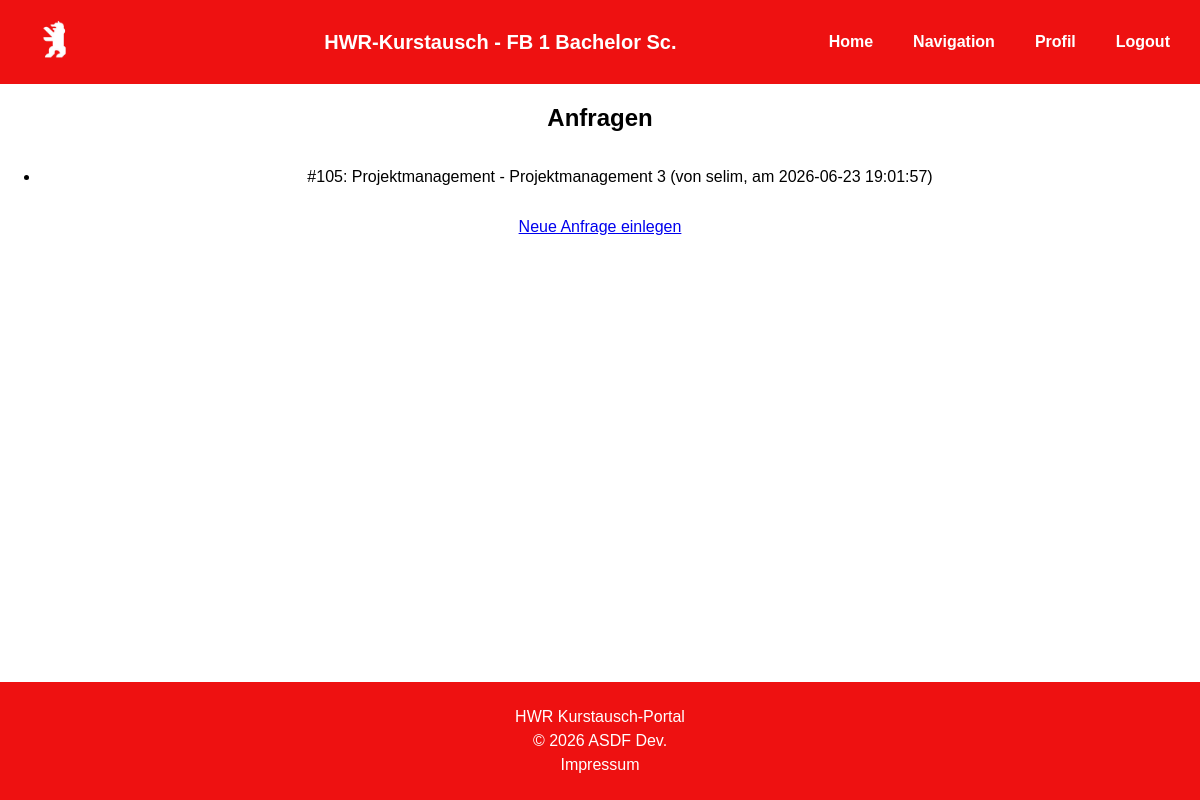
The app's page /anfragen with its own data.
### tables this page shows
CREATE TABLE anfrage (
        anfrage_id INTEGER NOT NULL PRIMARY KEY AUTOINCREMENT,
        kurs_id INTEGER NOT NULL,
        username TEXT NOT NULL,
        zeitpunkt DATETIME DEFAULT CURRENT_TIMESTAMP,
                   
        FOREIGN KEY (kurs_id) REFERENCES kursangebot(kurs_id),
        FOREIGN KEY (username) REFERENCES student(username)
    );

CREATE TABLE kursangebot (
        kurs_id INTEGER NOT NULL PRIMARY KEY AUTOINCREMENT,
        kursbezeichnung TEXT NOT NULL,
        modul_id TEXT NOT NULL,
        semester TEXT NOT NULL,
        dozent TEXT,
        zeiten TEXT,
        sprache TEXT,
                   
        FOREIGN KEY (modul_id) REFERENCES modul(modul_id)
    );

### kursabgabe.py (the view)
@kursabgabe.route("/anfragen")
def anfragen_liste():
    conn = sqlite3.connect(DB_PATH)
    cursor = conn.cursor()
    cursor.execute("""
        SELECT anfrage.anfrage_id, kursangebot.kursbezeichnung, anfrage.username, anfrage.zeitpunkt
        FROM anfrage
        JOIN kursangebot ON anfrage.kurs_id = kursangebot.kurs_id
        ORDER BY anfrage.zeitpunkt ASC
    """)
    anfragen = cursor.fetchall()
    conn.close()
    return render_template("anfrage_liste.html", anfragen=anfragen)

### templates/anfrage_liste.html (shortened to what this page needs)
{% extends "base.html" %}
{% block CONTENT %}
    <h1>Anfragen</h1>
    <ul>
      {% for anfrage in anfragen %}
        <li>#{{ anfrage[0] }}: {{ anfrage[1] }} (von {{ anfrage[2] }}, am {{ anfrage[3] }})</li>
      {% endfor %}
    </ul>
    <p><a href="{{ url_for('kursabgabe.anfrage_neu') }}">Neue Anfrage einlegen</a></p>
{% endblock %}

### static/style.css (style rules this page uses)
html, body { margin: 0; padding: 0; min-height: 100%; font-family: Bahnschrift, Arial, sans-serif; text-align: center; color:black }
body { min-height: 100vh; }
section.content > :not(header):not(footer) { flex-shrink: 0; }

### records on screen
anfrage: anfrage_id "105", kursbezeichnung "Projektmanagement - Projektmanagement 3", username "selim", zeitpunkt "2026-06-23 19:01:57"
